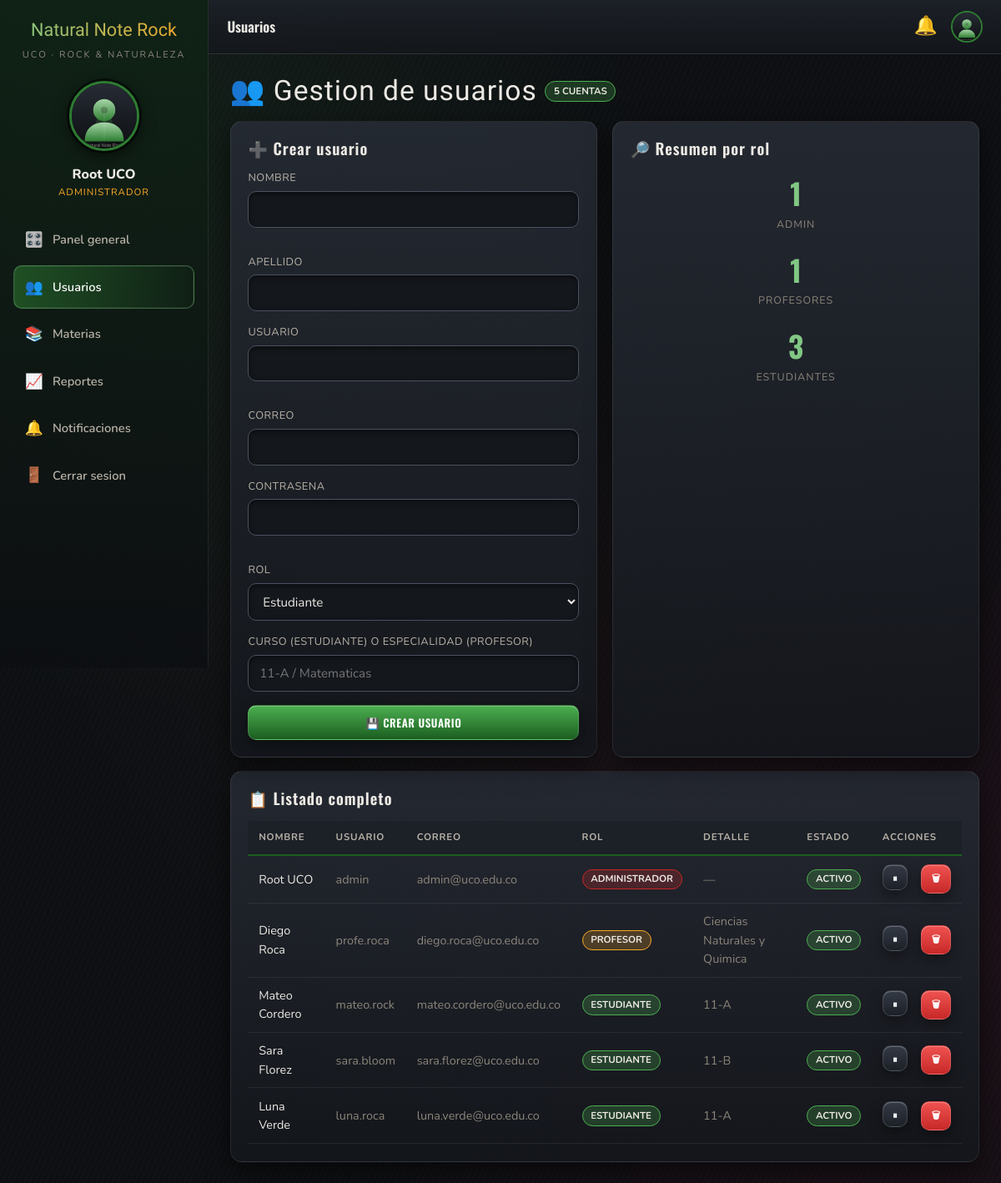
The app's page /admin/usuarios.php (signed in) with its own data.
### tables this page shows
CREATE TABLE usuarios (
    id              INT AUTO_INCREMENT PRIMARY KEY,
    nombre          VARCHAR(80)  NOT NULL,
    apellido        VARCHAR(80)  NOT NULL,
    username        VARCHAR(50)  NOT NULL UNIQUE,
    email           VARCHAR(120) NOT NULL UNIQUE,
    password_hash   VARCHAR(255) NOT NULL,
    rol             ENUM('administrador','profesor','estudiante') NOT NULL,
    foto            VARCHAR(255) DEFAULT NULL,
    activo          TINYINT(1)   NOT NULL DEFAULT 1,
    ultimo_acceso   DATETIME     DEFAULT NULL,
    creado_en       TIMESTAMP    DEFAULT CURRENT_TIMESTAMP,
    actualizado_en  TIMESTAMP    DEFAULT CURRENT_TIMESTAMP ON UPDATE CURRENT_TIMESTAMP,
    INDEX idx_usuarios_rol (rol)
);

CREATE TABLE profesores (
    id           INT AUTO_INCREMENT PRIMARY KEY,
    usuario_id   INT NOT NULL UNIQUE,
    codigo       VARCHAR(30) UNIQUE,
    especialidad VARCHAR(100),
    titulo       VARCHAR(100),
    telefono     VARCHAR(30),
    CONSTRAINT fk_profesor_usuario
        FOREIGN KEY (usuario_id) REFERENCES usuarios(id)
        ON DELETE CASCADE ON UPDATE CASCADE
);

CREATE TABLE estudiantes (
    id               INT AUTO_INCREMENT PRIMARY KEY,
    usuario_id       INT NOT NULL UNIQUE,
    codigo           VARCHAR(30) UNIQUE,
    documento        VARCHAR(30) UNIQUE,
    curso            VARCHAR(40),
    fecha_nacimiento DATE,
    acudiente        VARCHAR(120),
    telefono         VARCHAR(30),
    direccion        VARCHAR(180),
    CONSTRAINT fk_estudiante_usuario
        FOREIGN KEY (usuario_id) REFERENCES usuarios(id)
        ON DELETE CASCADE ON UPDATE CASCADE
);

### config/config.php (called while the page is built, shortened)
<?php
function url(string $path = ''): string
{
    return BASE_PATH . ltrim($path, '/');
}
function asset(string $path): string
{
    return url('assets/' . ltrim($path, '/'));
}
function e(?string $valor): string
{
    return htmlspecialchars((string) $valor, ENT_QUOTES, 'UTF-8');
}
spl_autoload_register(static function (string $clase): void {
    $prefijo = 'App\\';
    $relativa = str_replace('\\', '/', substr($clase, strlen($prefijo)));
    $archivo  = APP_ROOT . '/src/' . $relativa . '.php';
});

### includes/guard.php (called while the page is built, shortened)
<?php
require_once __DIR__ . '/../config/config.php';
$rolesPermitidos = $rolesPermitidos ?? [];
$usuario = $rolesPermitidos
    ? Auth::requerirRol(...$rolesPermitidos)
    : Auth::requerirLogin();

### src/Models/Usuario.php (called while the page is built, shortened)
<?php
abstract class Usuario extends Model implements Autenticable, Notificable
{
    protected int    $id = 0;
    protected string $nombre = '';
    protected string $apellido = '';
    protected string $rol = '';
    public static function desdeFila(array $fila): Usuario
    {
        $usuario = match ($fila['rol']) {
            'administrador' => new Administrador(),
            'profesor'      => new Profesor(),
            default         => new Estudiante(),
        };
        $usuario->id           = (int) $fila['id'];
        $usuario->nombre       = $fila['nombre'];
        $usuario->apellido     = $fila['apellido'];
        $usuario->username     = $fila['username'];
        $usuario->email        = $fila['email'];
        $usuario->passwordHash = $fila['password_hash'];
        $usuario->rol          = $fila['rol'];
        $usuario->foto         = $fila['foto'] ?: null;
        $usuario->activo       = (bool) $fila['activo'];
        $usuario->hidratarExtra();
        return $usuario;
    }
    public static function buscarPorId(int $id): ?Usuario
    {
        $db = Database::getInstancia()->getConexion();
        $stmt = $db->prepare('SELECT * FROM usuarios WHERE id = :id AND activo = 1 LIMIT 1');
        $stmt->execute([':id' => $id]);
        $fila = $stmt->fetch();
        return $fila ? self::desdeFila($fila) : null;
    }
    public function getRol(): string
    {
        return $this->rol;
    }
    public function notificacionesNoLeidas(): int
    {
        $stmt = $this->db->prepare(
            'SELECT COUNT(*) FROM notificaciones WHERE usuario_id = :u AND leida = 0'
        );
        $stmt->execute([':u' => $this->id]);
        return (int) $stmt->fetchColumn();
    }
    public function getNombreCompleto(): string { return trim($this->nombre . ' ' . $this->apellido); }
    public function getFotoUrl(): string
    {
        return asset('img/avatar_default.svg');
    }
}

### src/Support/Auth.php (called while the page is built, shortened)
<?php
final class Auth
{
    public static function usuario(): ?Usuario
    {
        $id = $_SESSION['usuario_id'] ?? null;
        return Usuario::buscarPorId((int) $id);
    }
    public static function requerirLogin(): Usuario
    {
        $usuario = self::usuario();
        return $usuario;
    }
    public static function requerirRol(string ...$roles): Usuario
    {
        $usuario = self::requerirLogin();
        return $usuario;
    }
}

### src/Core/Database.php (called while the page is built, shortened)
<?php
final class Database
{
    private static ?Database $instancia = null;
    private PDO $pdo;
    private function __construct()
    {
        $dsn = sprintf(
            'mysql:host=%s;port=%s;dbname=%s;charset=%s',
            DB_HOST,
            DB_PORT,
            DB_NAME,
            DB_CHARSET
        );
        try {
            $this->pdo = new PDO($dsn, DB_USER, DB_PASS, [
                PDO::ATTR_ERRMODE            => PDO::ERRMODE_EXCEPTION,
                PDO::ATTR_DEFAULT_FETCH_MODE => PDO::FETCH_ASSOC,
                PDO::ATTR_EMULATE_PREPARES   => false,
            ]);
        } catch (PDOException $e) {
            throw new RuntimeException(
                'No fue posible conectar a la base de datos: ' . $e->getMessage()
            );
        }
    }
    public static function getInstancia(): Database
    {
        if (self::$instancia === null) {
            self::$instancia = new self();
        }
        return self::$instancia;
    }
    public function getConexion(): PDO
    {
        return $this->pdo;
    }
}

### src/Models/Administrador.php (called while the page is built, shortened)
<?php
final class Administrador extends Usuario
{
    public function menu(): array
    {
        return [
            ['titulo' => 'Panel general', 'url' => url('admin/dashboard.php'), 'icono' => '🎛️'],
            ['titulo' => 'Usuarios',      'url' => url('admin/usuarios.php'),  'icono' => '👥'],
            ['titulo' => 'Materias',      'url' => url('admin/materias.php'),  'icono' => '📚'],
            ['titulo' => 'Reportes',      'url' => url('admin/reportes.php'),  'icono' => '📈'],
            ['titulo' => 'Notificaciones','url' => url('notificaciones.php'),  'icono' => '🔔'],
        ];
    }
}

### src/Core/Model.php (called while the page is built, shortened)
<?php
abstract class Model
{
    public function __construct()
    {
        $this->db = Database::getInstancia()->getConexion();
    }
}

### admin/usuarios.php (the view, shortened to what this page needs)
<?php
$rolesPermitidos = ['administrador'];
require_once __DIR__ . '/../includes/guard.php';
$db = Database::getInstancia()->getConexion();
$usuarios = $db->query(
    'SELECT u.*, e.curso, p.especialidad
       FROM usuarios u
       LEFT JOIN estudiantes e ON e.usuario_id = u.id
       LEFT JOIN profesores p ON p.usuario_id = u.id
      ORDER BY u.rol, u.apellido'
)->fetchAll();
$pageTitle = 'Usuarios';
$activo = url('admin/usuarios.php');
require __DIR__ . '/../includes/header.php';
?>
<div class="titulo-seccion"><h2>👥 Gestion de usuarios</h2>
    <span class="chip chip-verde"><?= count($usuarios) ?> cuentas</span>
</div>
<div class="grid grid-2 mb">
    <div class="card">
        <h3>➕ Crear usuario</h3>
        <form method="post" class="mt" autocomplete="off">
            <div class="form-row">
                <div class="form-group"><label>Nombre</label><input name="nombre" required></div>
                <div class="form-group"><label>Apellido</label><input name="apellido" required></div>
            </div>
            <div class="form-row">
                <div class="form-group"><label>Usuario</label><input name="username" required></div>
                <div class="form-group"><label>Correo</label><input type="email" name="email" required></div>
            </div>
            <div class="form-row">
                <div class="form-group"><label>Contrasena</label><input type="password" name="password" required></div>
                <div class="form-group">
                    <label>Rol</label>
                    <select name="rol" onchange="document.getElementById('extraGroup').style.display=(this.value==='administrador')?'none':'block'">
                        <option value="estudiante">Estudiante</option>
                    </select>
                </div>
            </div>
            <div class="form-group" id="extraGroup">
                <label>Curso (estudiante) o Especialidad (profesor)</label>
                <input name="extra" placeholder="11-A / Matematicas">
            </div>
            <button class="btn btn-verde btn-block">💾 Crear usuario</button>
        </form>
    </div>
    <div class="card">
        <h3>🔎 Resumen por rol</h3>
        <div class="grid grid-3 mt">
            <?php
            $porRol = ['administrador' => 0, 'profesor' => 0, 'estudiante' => 0];
            foreach ($usuarios as $u) { $porRol[$u['rol']] = ($porRol[$u['rol']] ?? 0) + 1; }
            ?>
            <div class="stat"><div class="valor"><?= $porRol['administrador'] ?></div><div class="etiqueta">Admin</div></div>
            <div class="stat"><div class="valor"><?= $porRol['profesor'] ?></div><div class="etiqueta">Profesores</div></div>
            <div class="stat"><div class="valor"><?= $porRol['estudiante'] ?></div><div class="etiqueta">Estudiantes</div></div>
        </div>
    </div>
</div>
<div class="card">
    <h3>📋 Listado completo</h3>
    <table class="tabla mt">
        <thead>
            <tr><th>Nombre</th><th>Usuario</th><th>Correo</th><th>Rol</th><th>Detalle</th><th>Estado</th><th>Acciones</th></tr>
        </thead>
        <tbody>
        <?php foreach ($usuarios as $u): ?>
            <tr>
                <td><?= e($u['nombre'] . ' ' . $u['apellido']) ?></td>
                <td class="text-dim"><?= e($u['username']) ?></td>
                <td class="text-dim"><?= e($u['email']) ?></td>
                <td><span class="chip <?= $u['rol'] === 'administrador' ? 'chip-rojo' : ($u['rol'] === 'profesor' ? 'chip-ambar' : 'chip-verde') ?>"><?= e($u['rol']) ?></span></td>
                <td class="text-dim"><?= e($u['curso'] ?? $u['especialidad'] ?? '—') ?></td>
                <td><span class="chip <?= $u['activo'] ? 'chip-verde' : 'chip-rojo' ?>"><?= $u['activo'] ? 'activo' : 'inactivo' ?></span></td>
                <td>
                    <div class="flex gap">
                        <form method="post">
                            <button class="btn btn-sm"><?= $u['activo'] ? '⏸' : '▶' ?></button>
                        </form>
                        <form method="post" onsubmit="return confirm('¿Eliminar este usuario y todos sus datos?');">
                            <button class="btn btn-sm btn-rojo">🗑</button>
                        </form>
                    </div>
                </td>
            </tr>
        <?php endforeach; ?>
        </tbody>
    </table>
</div>
<?php require __DIR__ . '/../includes/footer.php'; ?>

### includes/header.php (shortened to what this page needs)
<?php
$pageTitle = $pageTitle ?? APP_NAME;
$activo    = $activo ?? '';
$noLeidas  = $usuario->notificacionesNoLeidas();
?>
<!DOCTYPE html>
<html lang="es">
<head>
    <link rel="stylesheet" href="<?= asset('css/style.css') ?>">
    <link rel="stylesheet" href="<?= asset('css/garden.css') ?>">
</head>
<body>
<div class="app">
    <aside class="sidebar" id="sidebar">
        <div class="brand"><?= e(APP_NAME) ?></div>
        <div class="brand-sub"><?= e(APP_ORG) ?> · ROCK & NATURALEZA</div>
        <div class="perfil-mini">
            <img src="<?= e($usuario->getFotoUrl()) ?>" alt="Foto de perfil">
            <div class="nombre"><?= e($usuario->getNombreCompleto()) ?></div>
            <div class="rol"><?= e($usuario->getRol()) ?></div>
        </div>
        <nav>
            <?php foreach ($usuario->menu() as $item): ?>
                <a class="nav-item <?= $activo === $item['url'] ? 'activo' : '' ?>"
                   href="<?= e($item['url']) ?>">
                    <span class="ico"><?= $item['icono'] ?></span>
                    <span><?= e($item['titulo']) ?></span>
                </a>
            <?php endforeach; ?>
            <a class="nav-item" href="<?= url('logout.php') ?>">
                <span class="ico">🚪</span><span>Cerrar sesion</span>
            </a>
        </nav>
    </aside>
    <div class="main">
        <header class="topbar">
            <div class="flex center gap">
                <span class="titulo"><?= e($pageTitle) ?></span>
            </div>
            <div class="topbar-acciones">
                <a class="campana" href="<?= url('notificaciones.php') ?>" title="Notificaciones">
                    🔔
                </a>
                <img src="<?= e($usuario->getFotoUrl()) ?>" alt="avatar"
                     style="width:38px;height:38px;border-radius:50%;object-fit:cover;border:2px solid var(--green-500)">
            </div>
        </header>
        <main class="content">

### records on screen
usuarios: $usuario->getNombreCompleto() "Root UCO", rol "ADMINISTRADOR", nombre+apellido "Root UCO", username "admin", email "admin@uco.edu.co", curso "—", activo "ACTIVO"
usuarios: activo "1", id "3"
profesores: usuario.apellido "Diego Roca", usuario.username "profe.roca", usuario.email "diego.roca@uco.edu.co", usuario.rol "PROFESOR", especialidad "Ciencias Naturales y Quimica"
estudiantes: usuario.apellido "Mateo Cordero", usuario.username "mateo.rock", usuario.email "mateo.cordero@uco.edu.co", usuario.rol "ESTUDIANTE", curso "11-A"
estudiantes: usuario.apellido "Sara Florez", usuario.username "sara.bloom", usuario.email "sara.florez@uco.edu.co", usuario.rol "ESTUDIANTE", curso "11-B"
estudiantes: usuario.apellido "Luna Verde", usuario.username "luna.roca", usuario.email "luna.verde@uco.edu.co", usuario.rol "ESTUDIANTE", curso "11-A"

### other values on screen
APP_ORG "UCO"
$item['icono'] "🎛️"
$item['titulo'] "Panel general"
$item['icono'] "👥"
$item['titulo'] "Usuarios"
$item['icono'] "📚"
$item['titulo'] "Materias"
$item['icono'] "📈"
$item['titulo'] "Reportes"
$item['icono'] "🔔"
$item['titulo'] "Notificaciones"
$pageTitle "Usuarios"
count($usuarios) "5"
